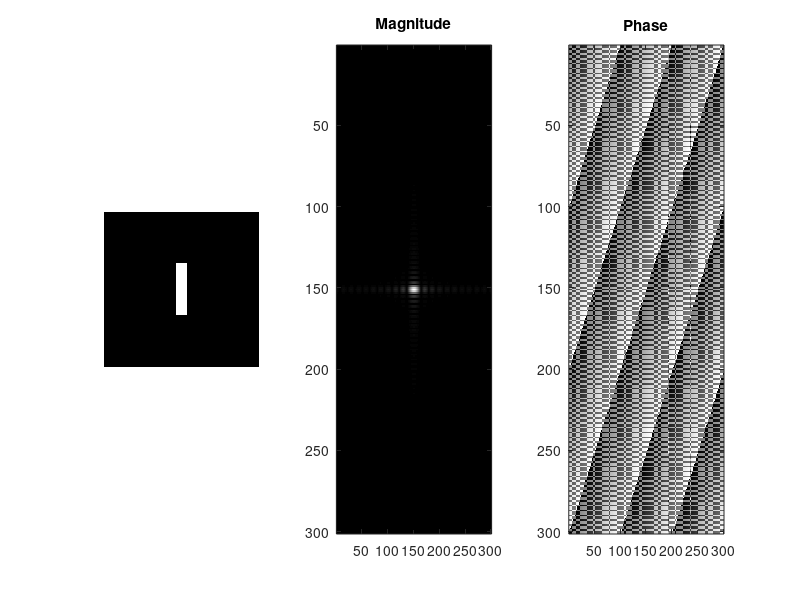
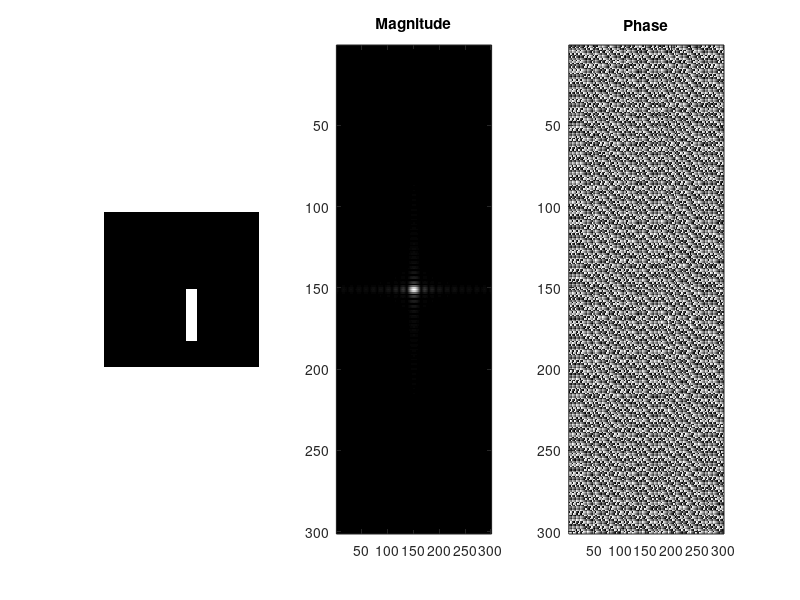
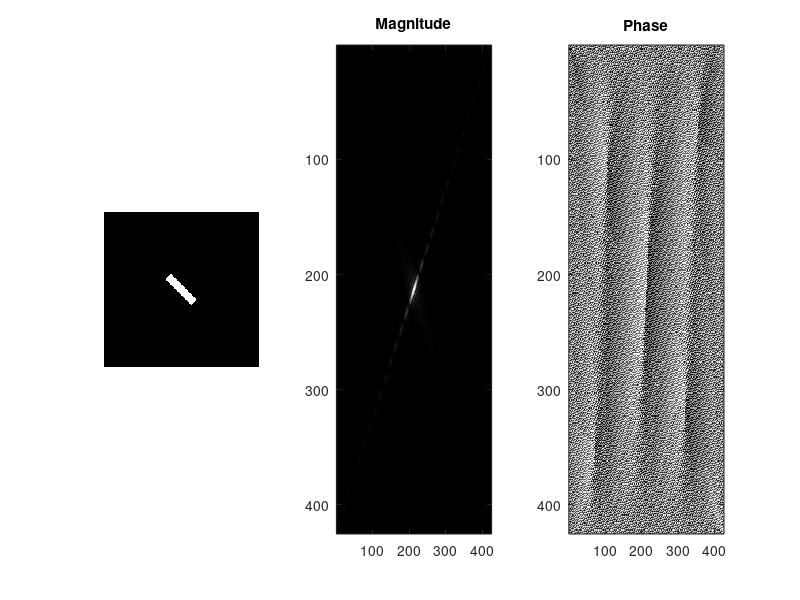
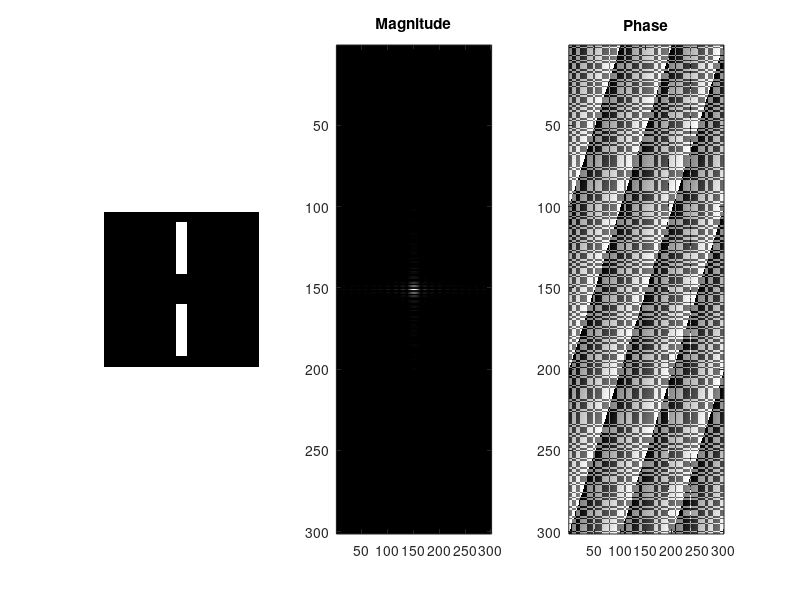

Source code (MATLAB) for these figures, in order: (Note: this script raises an error after producing the figures.)

%Lab 5 Digital Signal Processing : 
%Wajahat Akhtar.


%*****************************************************************%   
% Exercice 1 : 2D - DFT
img = zeros(301,301);  %Creating an image with zeros 
img(100:200, 140:160) = 255;  %Adding a white box in the image above by setting so,e rows and coulmns to one
figure(1); %Displaying the figure
subplot(131) 
imshow(img);

%*****************************************************************%  

%*****************************************************************%   
%we can compute the FFT as follows:
imgFreq = fftshift(fft2(img)); %Taking fast fourier transform
subplot(132); imagesc(abs(imgFreq)); colormap('gray'); title('Magnitude') %Plotting magnitude 
subplot(133); imagesc(angle(imgFreq)/pi*180); colormap('gray'); title('Phase') %Plotting Phase 

%*****************************************************************% 

%*****************************************************************%   
%Compute the FFT of translated, and rotated image
img = zeros(301,301);    %Creating an image with zeros 
img(100:200, 140:160) = 255;  %Adding a white box in the image above by setting so,e rows and coulmns to one

imgTrans = zeros(301,301);  %translating the image
imgTrans(150:250, 160:180) = 255;

imgRot = imrotate(img, 45); %Rotating the image with an angle of 45 degree

% Creating different images and checking the difference in phase and magnitude after taking fft. 
img2 = zeros(301,301); 
img2(20:120, 140:160) = 255;
img2(180:280, 140:160) = 255;

img3 = zeros(301,301); %Third image with same size
img3(100:200, 145:155) = 255;

%Taking fourier transform all the images 
imgFreq1 = fftshift(fft2(imgTrans)); %FFT of translated image
imgFreq2 = fftshift(fft2(imgRot));  %FFT of rotated image
imgFreq3 = fftshift(fft2(img2));  %FFT of image2
imgFreq4 = fftshift(fft2(img3));  %FFT of iamge 3


figure(2);
subplot(131); imshow(imgTrans); %Ploting Translated image
subplot(132); imagesc(abs(imgFreq1)); colormap('gray'); title('Magnitude') %Plotting magnitude 
subplot(133); imagesc(angle(imgFreq1)/pi*180); colormap('gray'); title('Phase')%Plotting Phase

figure(3);
subplot(131); imshow(imgRot);%Ploting rotated image
subplot(132); imagesc(abs(imgFreq2)); colormap('gray'); title('Magnitude') %Plotting magnitude 
subplot(133); imagesc(angle(imgFreq2)/pi*180); colormap('gray'); title('Phase')%Plotting Phase

figure(4)
subplot(131);   imshow(img2); %Ploting image2
subplot(132); imagesc(abs(imgFreq3)); colormap('gray'); title('Magnitude')%Plotting magnitude 
subplot(133); imagesc(angle(imgFreq3)/pi*180); colormap('gray'); title('Phase')%Plotting Phase

figure(5)
subplot(131);   imshow(img3);%Ploting image3
subplot(132); imagesc(abs(imgFreq4)); colormap('gray'); title('Magnitude')%Plotting magnitude 
subplot(133); imagesc(angle(imgFreq4)/pi*180); colormap('gray'); title('Phase')%Plotting Phase

%*****************************************************************%   

%*****************************************************************%   
%Considering Synthetic image and compute the phase and the magnitude of the
%following image and displaying the normalized center frequency.
Im=0; 
N=64;
T=1;
Ts=T/N;
Fs=1/Ts;
df=Fs/N;
Im(N/8:N/4,N/4+1:N/2)=1; 
Im(1:N/4,N/2+1:N)=Im;
Im(N/4+1:N/2,:) = Im;
Im(N/2+1:3*N/4,:) = Im(1:N/4,:);
Im(3*N/4+1:N,:) = Im(1:N/4,:);

imgFreq1 = fftshift(fft2(Im)); %Taking fast fourier transform of the image created above

%Normalized central Frequency by finding mean
Centeral_frequency = mean (Im(:))  ;
disp('Centeral_frequency = ') % Displaying central Frequency by finding mean
disp(Centeral_frequency);

figure(6);
subplot(1,3,1); imshow(Im)
subplot(1,3,2); imagesc(abs(imgFreq1)); colormap('gray'); title('Magnitude')%Plotting magnitude 
subplot(1,3,3); imagesc(angle(imgFreq1)/pi*180); colormap('gray'); title('Phase')%Plotting Phase

%*****************************************************************%   

%*****************************************************************%   
% 1.5 Plot If(u,0) and If(0,v) with the correct frequency range. 

central_row = imgFreq1(N/2+1,:); %Taking FFT of central_row 
central_column = imgFreq1(:,N/2+1); % Taking FFT of central_column
center = (-N/2 : N/2-1);

figure (7); 
subplot(1,2,1); plot(center,abs(central_row)); title('If(u,0)')%Plotting magnitude 
subplot(1,2,2); plot(center,abs(central_column)); title('If(0,v)')%Plotting magnitude 

% Comments : We can see after plotting we figure 7 above we see two
% profiles one for central row of 2D image and one for central coulmn of 2D
% image with If(u,0) both having higher intensity at the center with small
% difference in frequency.

%*****************************************************************%   

%*****************************************************************%   
%1.6 Load the \lena" image, and show the phase and magnitude, then reconstruct the image using
%either frequency or phase.

figure(8);
I = imread ('lena-grey.bmp');
%I= rgb2gray(I);
imgFreq_lena = fftshift(fft2(I));
subplot(1,3,1); imshow(I)
subplot(1,3,2); imagesc(log(abs(imgFreq_lena))); colormap('gray'); title('Magnitude')%Plotting magnitude 
subplot(1,3,3); imagesc(angle(imgFreq_lena)/pi*180); colormap('gray'); title('Phase')%Plotting Phase

%In order to reconstrcut lena image we can just take inverse fast fourier
%transform and we dont need to shift to the center as we are already
%shifting to the center by taking fftshift above so in order to reconstruct
%we simply take ifft as below but in case we take fftshift so then we have
%to move to the center of the image in order to reconstruct the image.

figure(9);
imgFreq_lena2 = ifft2(imgFreq_lena);
subplot(1,2,1); imshow(I);
subplot(1,2,2); imagesc(log(abs(imgFreq_lena2))); colormap('gray'); title('Reconstructed image from Frequency')%Plotting image 

%*****************************************************************%   

%*****************************************************************%   
%1.7 Apply the sobel filter only in vertical direction to `lena` image in the frequency domain.
sobel_filter_matrix=[-1 0 1; -2 0 2; -1 0 1]; %Sobel Filter we already know that 
padding_zeros = size(I) + size(sobel_filter_matrix) - 1; %Finding the size for padding zeros
image_I = double(I); %Changing data type of image ;

%Compute the DFT to obtain H(u; v)
DFT_I = fft2(image_I,padding_zeros(1), padding_zeros(2)); %padding zeros and taking DFT
DFT_S= fft2(double(sobel_filter_matrix), padding_zeros(1), padding_zeros(2)); %padding zeros and taking DFT in order to convert spatial filter to frequency filter

%Apply the multiplication in the Fourier space
DFT_Conv = DFT_S.*DFT_I;  %In Frequency domain we multiply for convolution
%Compute the inverse Fourier transform
FFT_inv = ifft2(DFT_Conv); 
%Crop the image at its original size
FFT_inv = FFT_inv(2:size(I,1)+1, 2:size(I,2)+1);

figure(10);
imshow(FFT_inv,[]);%Displaying Fianl Image after all operations

%*****************************************************************%   
                       % END
%*****************************************************************%   











